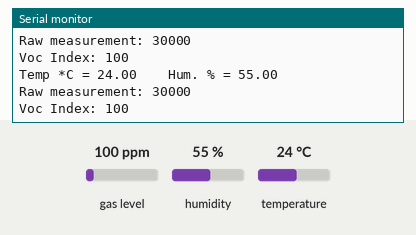
A sketch run on a simulated Arduino Uno, built with avr-gcc and run on an emulated ATmega328P. Parts: the last lines printed to the serial monitor. The test bench sets the inputs (shaded band); at power-on: gas level 100 ppm, humidity 55 %, temperature 24 °C.

Above: at 1.9 s.
2.0 s: gas level set to 20 ppm
At 3.0 s:
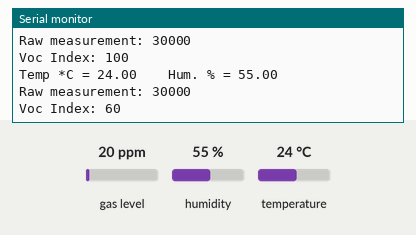
3.5 s: humidity set to 22 %
At 4.8 s:
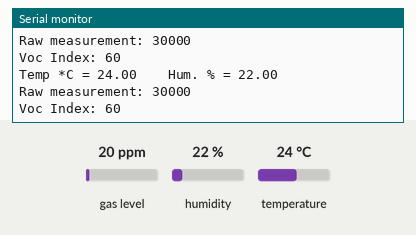
5.0 s: temperature set to 12 °C
At 6.1 s:
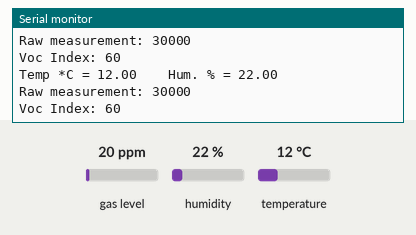

The sketch:

VOC_Index.ino
```cpp
#include "Adafruit_SGP40.h"
#include "Adafruit_SHT31.h"

Adafruit_SGP40 sgp;
Adafruit_SHT31 sht31;

void setup() {
  Serial.begin(9600);
  while (!Serial) { delay(10); } // Wait for serial console to open!

  Serial.println("SGP40 test with SHT31 compensation");

  if (! sgp.begin()){
    Serial.println("SGP40 sensor not found :(");
    while (1);
  }

  if (! sht31.begin(0x44)) {   // Set to 0x45 for alternate i2c addr
    Serial.println("Couldn't find SHT31");
    while (1);
  }

  Serial.print("Found SHT3x + SGP40 serial #");
  Serial.print(sgp.serialnumber[0], HEX);
  Serial.print(sgp.serialnumber[1], HEX);
  Serial.println(sgp.serialnumber[2], HEX);
}

int counter = 0;
void loop() {
  uint16_t sraw;
  int32_t voc_index;

  float t = sht31.readTemperature();
  //t=21.1;
  Serial.print("Temp *C = "); Serial.print(t); Serial.print("\t\t");
  float h = sht31.readHumidity();
  //h=70;
  Serial.print("Hum. % = "); Serial.println(h);

  sraw = sgp.measureRaw(t, h);
  Serial.print("Raw measurement: ");
  Serial.println(sraw);

  voc_index = sgp.measureVocIndex(t, h);
  Serial.print("Voc Index: ");
  Serial.println(voc_index);

  delay(1000);
}
```

Measured:
- after the input at 2.0 s, the serial monitor: prints a new line after 0.21 s (image 1)
- after the input at 3.5 s, the serial monitor: prints a new line after 0.73 s (image 2)
- after the input at 5.0 s, the serial monitor: prints a new line after 0.27 s (image 3)
